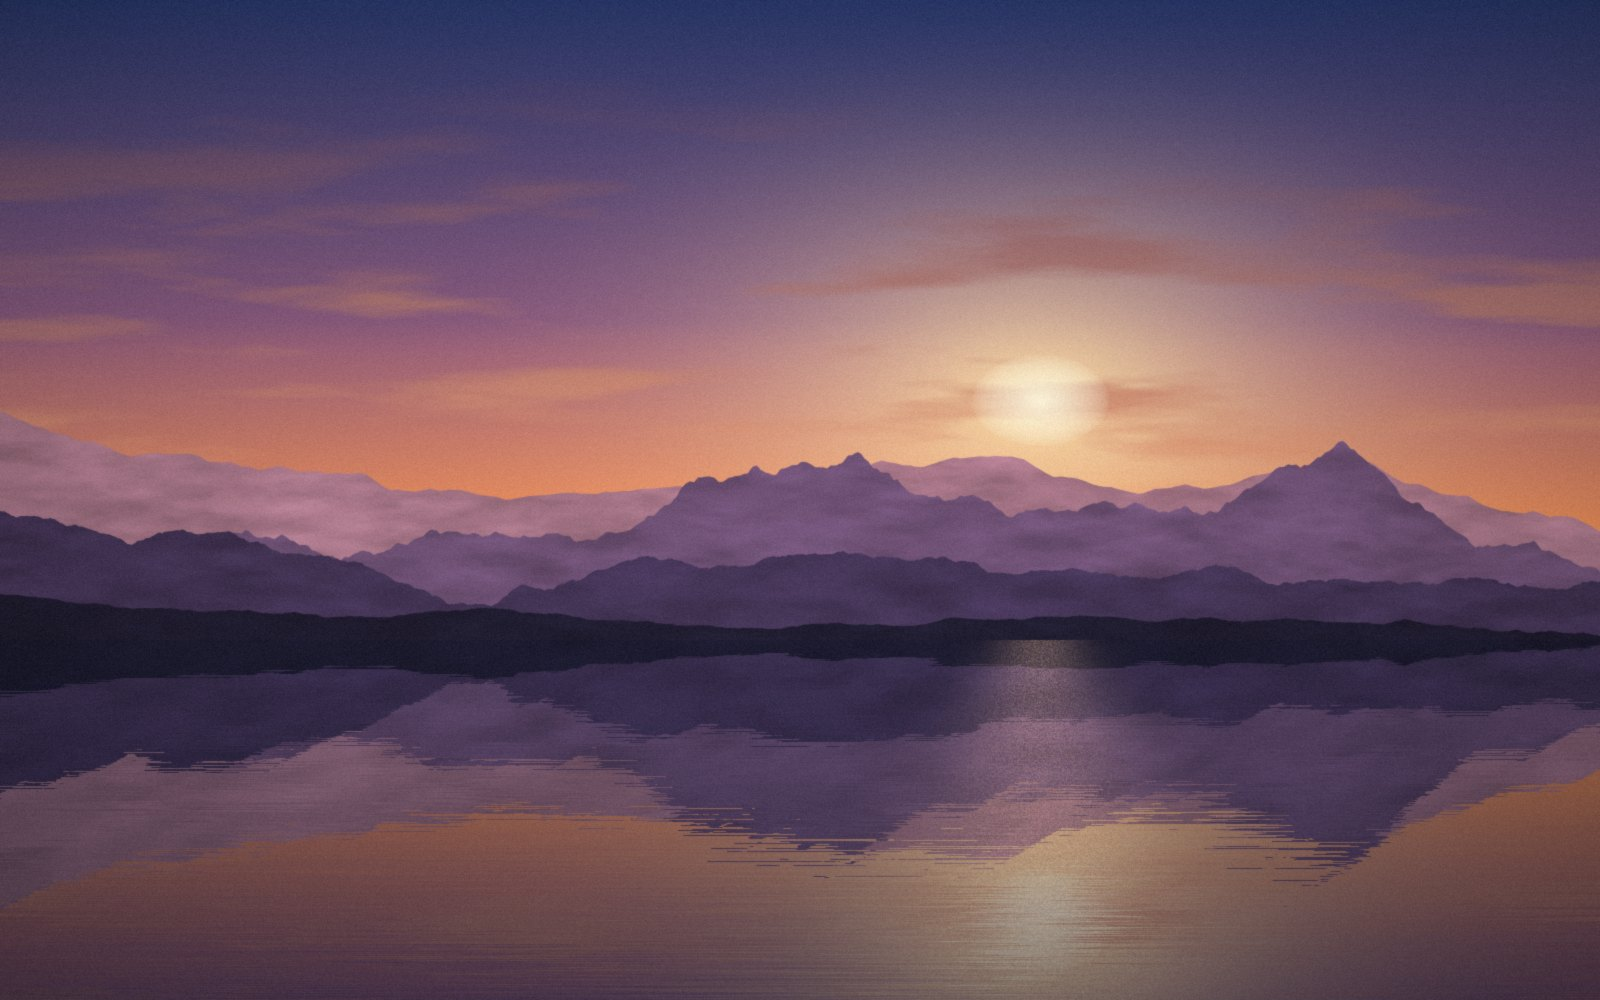

Recreate this plot in Python.
"""Genera foto.jpg: un atardecer sobre un lago, inventado, para no usar ninguna foto de nadie.

python diseno/video/foto.py
"""
from pathlib import Path
import numpy as np
from PIL import Image, ImageFilter

ANCHO, ALTO = 1600, 1000
HORIZONTE = 640
azar = np.random.default_rng(41)


def ruido1d(n, octavas, base=3):
    y = np.zeros(n)
    x = np.linspace(0, 1, n)
    for o in range(octavas):
        puntos = base * 2 ** o + 2
        y += np.interp(x, np.linspace(0, 1, puntos), azar.normal(size=puntos)) / 1.8 ** o
    return y


def ruido2d(alto, ancho, escala_x, escala_y, octavas):
    total = np.zeros((alto, ancho))
    for o in range(octavas):
        h, w = max(2, int(escala_y * 2 ** o)), max(2, int(escala_x * 2 ** o))
        capa = Image.fromarray(azar.normal(size=(h, w)).astype("float32")).resize((ancho, alto), Image.BICUBIC)
        total += np.asarray(capa) / 1.9 ** o
    return total


def mezcla(a, b, k):
    return np.asarray(a, "float32") * (1 - k[..., None]) + np.asarray(b, "float32") * k[..., None]


yy, xx = np.mgrid[0:HORIZONTE, 0:ANCHO].astype("float32")
v = yy / HORIZONTE
SOL = (1040, 400)
# Cielo: de azul a naranja, con nubes largas iluminadas de abajo.
cielo = mezcla((46, 62, 118), (150, 96, 130), np.clip(v / .55, 0, 1))
cielo = mezcla(cielo, (250, 150, 88), np.clip((v - .5) / .35, 0, 1))
cielo = mezcla(cielo, (255, 205, 130), np.clip((v - .82) / .18, 0, 1))
distancia = np.hypot((xx - SOL[0]) / 1.5, yy - SOL[1])
cielo = mezcla(cielo, (255, 226, 170), np.clip(1 - distancia / 430, 0, 1) ** 2.2)
nubes = ruido2d(HORIZONTE, ANCHO, 5, 14, 5)
nubes = np.clip((nubes - .35) / 1.5, 0, 1) * np.clip((v - .08) / .3, 0, 1) * np.clip((.92 - v) / .25, 0, 1)
tono = mezcla((88, 62, 104), (255, 170, 118), np.clip(v * 1.15, 0, 1))
cielo = mezcla(cielo, tono, nubes * .85)
cielo = mezcla(cielo, (255, 247, 220), np.clip(1 - distancia / 46, 0, 1) ** .6)

# Montañas: cada fila más cerca y más oscura, con la bruma tapando las de atrás.
imagen = np.zeros((ALTO, ANCHO, 3), "float32")
imagen[:HORIZONTE] = cielo
capas = [(530, 120, (170, 120, 138), 7), (570, 130, (112, 82, 118), 8), (605, 95, (70, 54, 88), 9), (635, 42, (34, 30, 50), 9)]
filas = np.arange(ALTO)[:, None]
for base, alto, color, octavas in capas:
    forma = ruido1d(ANCHO, octavas)
    perfil = base - (forma - forma.min()) / (forma.max() - forma.min()) * alto
    masc = np.clip(filas - perfil[None, :], 0, 1) * (filas < HORIZONTE)
    textura = 1 + ruido2d(ALTO, ANCHO, 30, 60, 4) * .05
    imagen = imagen * (1 - masc[..., None]) + (np.array(color, "float32") * textura[..., None]) * masc[..., None]

# Lago: el reflejo de lo de arriba, partido en ondas que crecen hacia adelante.
agua = ALTO - HORIZONTE
for f in range(agua):
    k = f / agua
    onda = (ruido1d(ANCHO, 6, base=12) * (2 + 26 * k ** 1.3)).astype(int)
    origen = np.clip(HORIZONTE - 1 - int(f * .85) + (onda * .5).astype(int), 0, HORIZONTE - 1)
    columnas = np.clip(np.arange(ANCHO) + onda, 0, ANCHO - 1)
    imagen[HORIZONTE + f] = imagen[origen, columnas] * (.8 - .3 * k) + np.array((14, 20, 44), "float32") * (.2 + .3 * k)
ancho_brillo = 40 + 150 * (np.arange(agua) / agua)
for f in range(agua):
    brillo = np.exp(-((np.arange(ANCHO) - SOL[0]) / ancho_brillo[f]) ** 2) * (.45 + .55 * azar.random(ANCHO))
    imagen[HORIZONTE + f] += (brillo * (.65 - .4 * f / agua))[:, None] * np.array((255, 196, 130), "float32") * .55

# Lo que hace que parezca sacada con un celular: viñeta, grano y una suavidad leve.
ey, ex = np.mgrid[0:ALTO, 0:ANCHO].astype("float32")
vineta = 1 - .3 * (((ex - ANCHO / 2) / (ANCHO / 2)) ** 2 + ((ey - ALTO / 2) / (ALTO / 2)) ** 2) / 2
imagen = imagen * vineta[..., None] + azar.normal(0, 3.2, (ALTO, ANCHO, 1))
final = Image.fromarray(np.clip(imagen, 0, 255).astype("uint8")).filter(ImageFilter.GaussianBlur(.6))
destino = Path(__file__).resolve().parent / "foto.jpg"
final.save(destino, quality=86)
print(destino, destino.stat().st_size // 1024, "KB")
